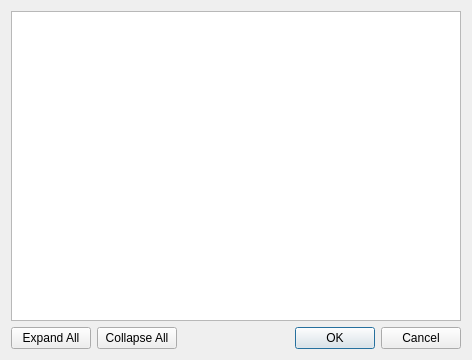
<?xml version="1.0" encoding="UTF-8"?>
<ui version="4.0">
 <class>QmlDesigner::Internal::AssetImportUpdateDialog</class>
 <widget class="QDialog" name="QmlDesigner::Internal::AssetImportUpdateDialog">
  <property name="geometry">
   <rect>
    <x>0</x>
    <y>0</y>
    <width>472</width>
    <height>360</height>
   </rect>
  </property>
  <property name="windowTitle">
   <string>Select Files to Update</string>
  </property>
  <layout class="QVBoxLayout" name="verticalLayout_2">
   <item>
    <layout class="QVBoxLayout" name="verticalLayout">
     <item>
      <widget class="AssetImportUpdateTreeView" name="treeView">
       <property name="selectionMode">
        <enum>QAbstractItemView::NoSelection</enum>
       </property>
      </widget>
     </item>
     <item>
      <layout class="QHBoxLayout" name="horizontalLayout" stretch="0,0,0,0">
       <item>
        <widget class="QPushButton" name="expandButton">
         <property name="text">
          <string>Expand All</string>
         </property>
        </widget>
       </item>
       <item>
        <widget class="QPushButton" name="collapseButton">
         <property name="text">
          <string>Collapse All</string>
         </property>
        </widget>
       </item>
       <item>
        <spacer name="horizontalSpacer">
         <property name="orientation">
          <enum>Qt::Horizontal</enum>
         </property>
         <property name="sizeHint" stdset="0">
          <size>
           <width>77</width>
           <height>20</height>
          </size>
         </property>
        </spacer>
       </item>
       <item>
        <widget class="QDialogButtonBox" name="buttonBox">
         <property name="standardButtons">
          <set>QDialogButtonBox::Cancel|QDialogButtonBox::Ok</set>
         </property>
        </widget>
       </item>
      </layout>
     </item>
    </layout>
   </item>
  </layout>
 </widget>
 <customwidgets>
  <customwidget>
   <class>AssetImportUpdateTreeView</class>
   <extends>QTreeView</extends>
   <header>assetimportupdatetreeview.h</header>
  </customwidget>
 </customwidgets>
 <resources/>
 <connections/>
</ui>
